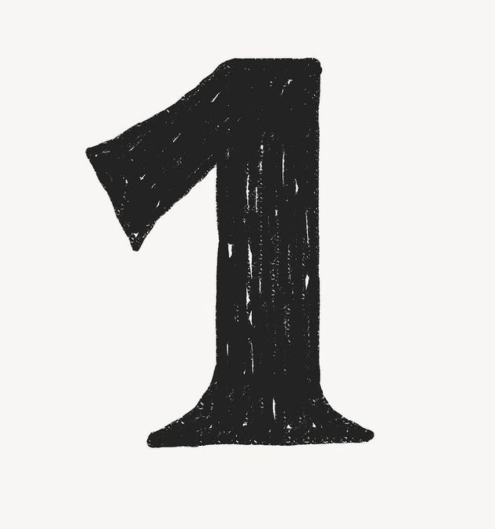
#> input picture custom_test_images/1/digit_1.jpg, 990 x 1057 px (shown at 1/2 size)
$ python -i preprocessing.py   (imports and definitions only)
#> lines starting #> are read from the running program, lines starting #| are printed output that depends on the picture; after the words box and inside, x2 and y2 are one past the last pixel; in counts of white or black regions, pixels touching at a corner belong together
"""Prepare external digit images in the format expected by the CNN."""

from pathlib import Path

import numpy as np
from PIL import Image, ImageFilter, ImageOps


def otsu_threshold(pixels: np.ndarray) -> int:
    """Find a foreground/background threshold from an image histogram."""
    histogram = np.bincount(pixels.ravel(), minlength=256).astype(np.float64)
    probabilities = histogram / histogram.sum()
    values = np.arange(256, dtype=np.float64)
    weight_left = np.cumsum(probabilities)
    mean_left = np.cumsum(probabilities * values)
    mean_total = mean_left[-1]
    denominator = weight_left * (1.0 - weight_left)
    scores = np.zeros(256, dtype=np.float64)
    valid = denominator > 0
    scores[valid] = (
        (mean_total * weight_left[valid] - mean_left[valid]) ** 2 / denominator[valid]
    )
    return int(np.argmax(scores))


def center_of_mass(canvas: np.ndarray) -> np.ndarray:
    """Shift foreground toward the center, as MNIST digits are centered."""
    mass = float(canvas.sum())
    if mass == 0:
        return canvas
    rows, columns = np.indices(canvas.shape)
    center_y = float((rows * canvas).sum() / mass)
    center_x = float((columns * canvas).sum() / mass)
    shift_y = int(round(13.5 - center_y))
    shift_x = int(round(13.5 - center_x))

    shifted = np.zeros_like(canvas)
    source_y0 = max(0, -shift_y)
    source_y1 = min(28, 28 - shift_y)
    source_x0 = max(0, -shift_x)
    source_x1 = min(28, 28 - shift_x)
    target_y0 = max(0, shift_y)
    target_x0 = max(0, shift_x)
    target_y1 = target_y0 + source_y1 - source_y0
    target_x1 = target_x0 + source_x1 - source_x0
    shifted[target_y0:target_y1, target_x0:target_x1] = canvas[
        source_y0:source_y1, source_x0:source_x1
    ]
    return shifted


def prepare_image(image_path: Path) -> np.ndarray:
    """Normalize one digit image into a centered 28x28 MNIST-like tensor."""
#> called with image_path = '../custom_test_images/1/digit_1.jpg'
    image = ImageOps.exif_transpose(Image.open(image_path)).convert("L")
    image = ImageOps.autocontrast(image, cutoff=1).filter(ImageFilter.MedianFilter(size=3))
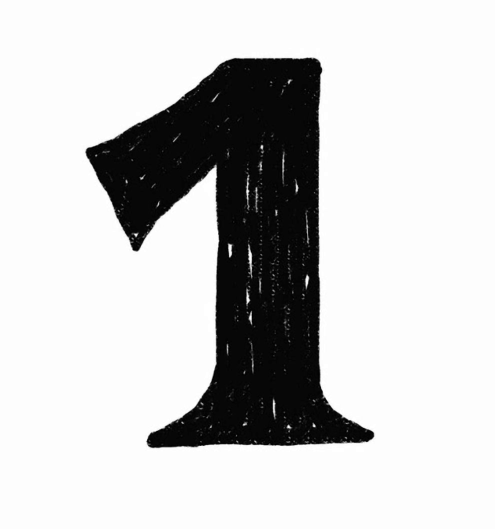
#> image: PIL image 990x1057 L (shown at 1/2 size); min 0, max 255, mean 201.9
    pixels = np.asarray(image, dtype=np.uint8)

    border = np.concatenate((pixels[0], pixels[-1], pixels[:, 0], pixels[:, -1]))
#> border = 4094 values from 253 to 253
    light_background = float(np.median(border)) >= 127
#> light_background = True
    threshold = otsu_threshold(pixels)
#> in otsu_threshold, `histogram = np.bincount(pixels.ravel(), minlength=256).astype(np.float..`: histogram = 256 values, max 799888 at index 253, min 0 at index 6, mean 4087.6
#> in otsu_threshold, `probabilities = histogram / histogram.sum()`: probabilities = 256 values, max 0.764 at index 253, min 0 at index 6, mean 0.00391
#> in otsu_threshold, `weight_left = np.cumsum(probabilities)`: weight_left = 256 values from 0.00129 to 1
#> in otsu_threshold, `mean_left = np.cumsum(probabilities * values)`: mean_left = 256 values from 0 to 201.9
#> in otsu_threshold, `mean_total = mean_left[-1]`: mean_total = 201.9
#> in otsu_threshold, `denominator = weight_left * (1.0 - weight_left)`: denominator = 256 values, max 0.176 at index 252, min -2.22e-16 at index 255, mean 0.158
#> threshold = 131
    foreground = pixels < threshold if light_background else pixels > threshold
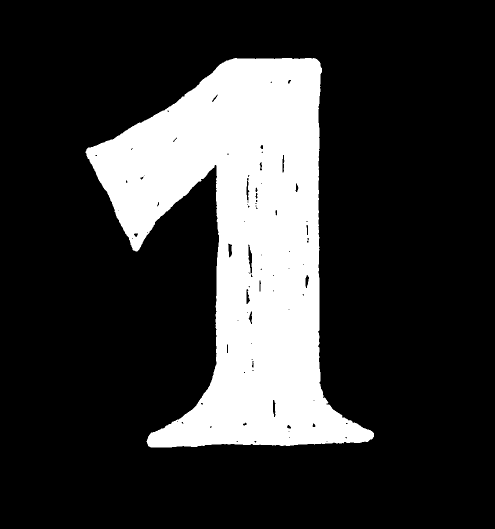
#> foreground: shape (1057, 990) bool (shown at 1/2 size); 20.9% white; 1 white region, box (x1, y1, x2, y2) and area: (171, 116, 748, 895) 218530

    rows, columns = np.where(foreground)
    if len(rows) == 0:
        raise ValueError("No digit strokes found. Use a clear, high-contrast image of one digit.")

    pixels_float = pixels.astype("float32")
    if light_background:
        stroke = np.clip((threshold - pixels_float) / max(threshold, 1) * 255.0, 0, 255)
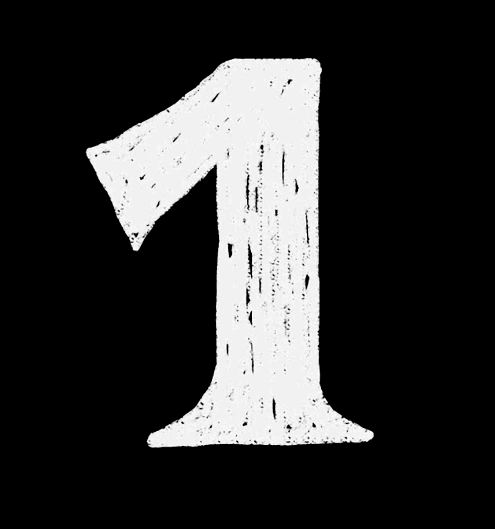
#> stroke: shape (1057, 990) float32 (shown at 1/2 size); min 0, max 255, mean 49.1
    else:
        stroke = np.clip((pixels_float - threshold) / max(255 - threshold, 1) * 255.0, 0, 255)
    stroke[~foreground] = 0

    y0, y1 = int(rows.min()), int(rows.max()) + 1
#> y0 = 116; y1 = 895
    x0, x1 = int(columns.min()), int(columns.max()) + 1
#> x0 = 171; x1 = 748
    cropped = Image.fromarray(stroke[y0:y1, x0:x1].astype("uint8"))
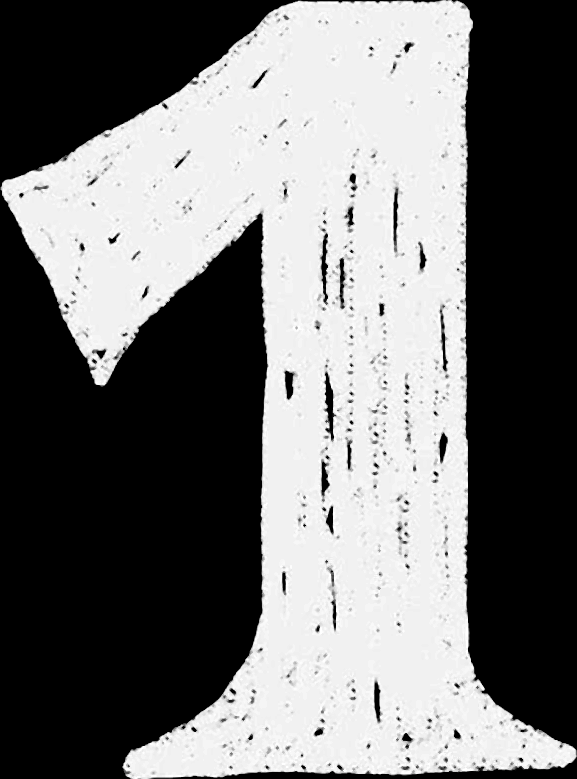
#> cropped: PIL image 577x779 L; min 0, max 255, mean 114.1
    cropped.thumbnail((20, 20), Image.Resampling.LANCZOS)

    canvas_image = Image.new("L", (28, 28), color=0)
#> canvas_image: PIL image 28x28 L; every value is 0
    x = (28 - cropped.width) // 2
#> x = 6
    y = (28 - cropped.height) // 2
#> y = 4
    canvas_image.paste(cropped, (x, y))
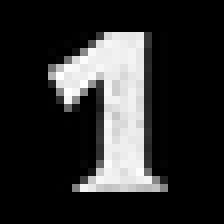
#> canvas_image: PIL image 28x28 L (shown 8 times larger); min 0, max 255, mean 44.4
    array = np.asarray(canvas_image, dtype="float32") / 255.0
    array = center_of_mass(array)
#> in center_of_mass, `mass = float(canvas.sum())`: mass = 136.4
#> in center_of_mass, `center_y = float((rows * canvas).sum() / mass)`: center_y = 13.06
#> in center_of_mass, `center_x = float((columns * canvas).sum() / mass)`: center_x = 13.71
#> in center_of_mass, `shift_y = int(round(13.5 - center_y))`: shift_y = 0
#> in center_of_mass, `source_y1 = min(28, 28 - shift_y)`: source_y1 = 28
#> in center_of_mass, `source_x0 = max(0, -shift_x)`: source_x0 = 0
#> in center_of_mass, `source_x1 = min(28, 28 - shift_x)`: source_x1 = 28
#> in center_of_mass, `target_y0 = max(0, shift_y)`: target_y0 = 0
#> in center_of_mass, `target_y1 = target_y0 + source_y1 - source_y0`: target_y1 = 28
    return array[np.newaxis, ..., np.newaxis]

>>> result = prepare_image('../custom_test_images/1/digit_1.jpg')
